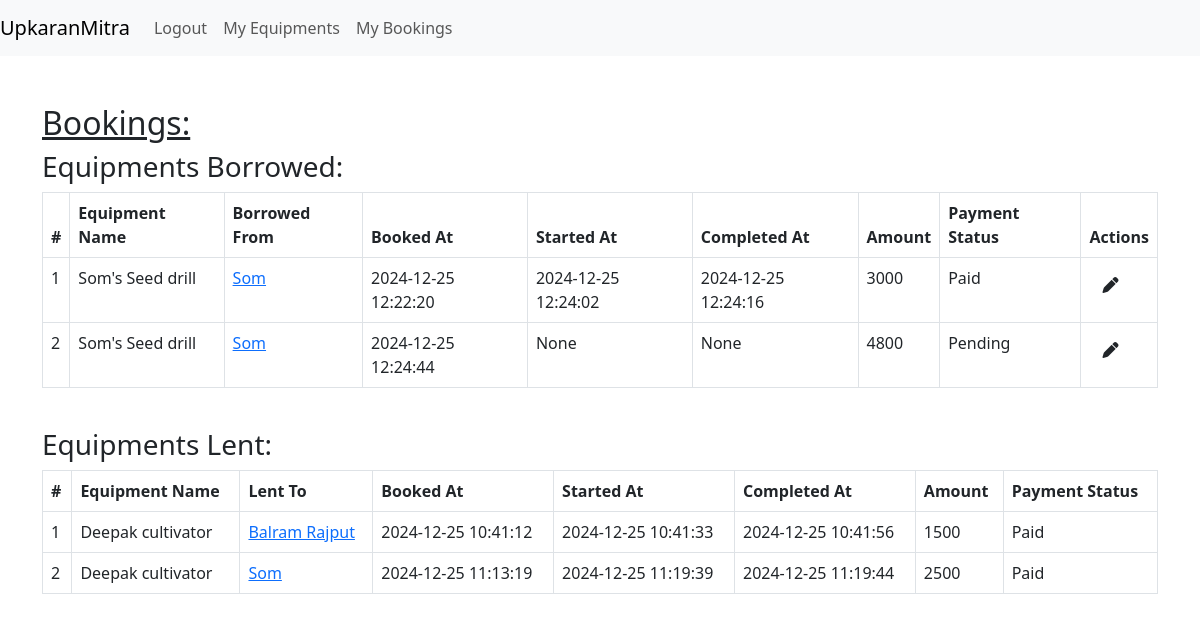
Screenshot of /myBookings (signed in) with the database file from the repository.
### tables this page shows
CREATE TABLE `booking`(
    `id` INTEGER PRIMARY KEY AUTOINCREMENT,
    `user_id` INTEGER NOT NULL,
    `user_equipment_id` INTEGER NOT NULL,
    `booked_at` TEXT,
    `started_at` TEXT,
    `completed_at` TEXT,
    `amount` INTEGER,
    `is_payment_done` INTEGER NOT NULL CHECK (`is_payment_done` IN (0,1)),
    FOREIGN KEY (`user_id`) REFERENCES `user`(`id`)
    FOREIGN KEY (`user_equipment_id`) REFERENCES `user_equipments`(`id`)
);

CREATE TABLE `user_equipments`(
    `id` INTEGER PRIMARY KEY AUTOINCREMENT,
    `user_id` INTEGER NOT NULL,
    `name` TEXT,
    `equipment_category_id` INTEGER NOT NULL,
    `used_for` TEXT,
    `image` BLOB,
    `rate` INTEGER,
    `unit` TEXT,
    `specification` TEXT, `is_available` INTEGER NOT NULL CHECK (`is_available` IN (0,1)) DEFAULT 1,
    FOREIGN KEY (`user_id`) REFERENCES `user`(`id`),
    FOREIGN KEY (`equipment_category_id`) REFERENCES `equipment_category`(`id`)
);

CREATE TABLE `user`(
    `id` INTEGER PRIMARY KEY AUTOINCREMENT,
    `name` TEXT,
    `phone_number` TEXT NOT NULL UNIQUE,
    `email` TEXT,
    `password` TEXT NOT NULL,
    `address_id` INTEGER NOT NULL,
    FOREIGN KEY (`address_id`) REFERENCES `address`(`id`)
);

### routes/bookings.py (the view)
@bookings_bp.route('/myBookings', methods=['GET'])
def my_bookings():
    user_id = session['id']
    query = """
    SELECT b.id, b.booked_at, b.started_at, b.completed_at, b.amount, b.is_payment_done,
    ue.name as equipment_name, ue.user_id as borrowed_from_id, u.name as borrowed_from_name
    FROM booking b
    JOIN user_equipments ue ON b.user_equipment_id = ue.id
    JOIN user u ON ue.user_id = u.id
    WHERE b.user_id = ?
    """
    equipments_borrowed = db.execute_select_all_query(query, (user_id,))
    query = """
    SELECT b.id, b.booked_at, b.started_at, b.completed_at, b.amount, b.is_payment_done,
    ue.name as equipment_name, b.user_id as lent_to_id, u.name as lent_to_name
    FROM booking b
    JOIN user_equipments ue ON b.user_equipment_id = ue.id
    JOIN user u ON b.user_id = u.id
    WHERE ue.user_id = ?
    """
    equipments_lent = db.execute_select_all_query(query, (user_id,))
    if equipments_borrowed or equipments_lent:
        return render_template('my_booking.html', equipments_borrowed=equipments_borrowed, equipments_lent=equipments_lent)
    else:
        flash("You don't have any bookings at the moment", "success")
        return render_template('my_booking.html', equipments_borrowed=equipments_borrowed, equipments_lent=equipments_lent)

### database.py (called while the page is built)
    def connect(self):
        try:
            conn = sqlite3.connect(self.db_name)
            return conn
        except sqlite3.Error as e:
            print(f"Failed to connect to the database: {e}")
            return None

    def execute_select_all_query(self, query, params=()):
        conn = self.connect()
        conn.row_factory = sqlite3.Row  # This enables column access by name
        if conn:
            cursor = conn.cursor()
            try:
                cursor.execute(query, params)
                if cursor:
                    rows = cursor.fetchall()
                    records = [dict(row) for row in rows]  # Convert rows to dictionaries
                else:
                    records = []
            except sqlite3.Error as e:
                print(f"Failed to execute Query: {e}")
                records = []
            finally:
                if cursor:
                    cursor.close()
                if conn:
                    conn.close()
        return records

### templates/my_booking.html (shortened to what this page needs)
{% extends "base.html" %}
{% block content %}
<h2><u>Bookings:</u></h2>
<h3>Equipments Borrowed:</h3>
<table class="table table-bordered">
    <thead>
        <tr>
            <th>#</th>
            <th>Equipment Name</th>
            <th>Borrowed From</th>
            <th>Booked At</th>
            <th>Started At</th>
            <th>Completed At</th>
            <th>Amount</th>
            <th>Payment Status</th>
            <th>Actions</th>
        </tr>
    </thead>
    <tbody>
        {% if equipments_borrowed %}
            {% for booking in equipments_borrowed %}
                <tr>
                    <td>{{ loop.index }}</td>
                    <td>{{ booking.equipment_name }}</td>
                    <td>
                        <a href="#" data-borrowed-from-id="{{ booking.borrowed_from_id }}">
                          {{ booking.borrowed_from_name }}
                        </a>
                    </td>
                    <td>{{ booking.booked_at }}</td>
                    <td>{{ booking.started_at }}</td>
                    <td>{{ booking.completed_at }}</td>
                    <td>{{ booking.amount }}</td>
                    <td>{{ 'Paid' if booking.is_payment_done else 'Pending' }}</td>
                    <td>
                        <button class="btn" onclick="openEditModal('{{ booking.id }}', '{{ booking.started_at is not none }}', '{{ booking.completed_at is not none }}')">
                            <i class="fas fa-pen"></i>
                        </button>
                    </td>
                </tr>
            {% endfor %}
        {% else %}
            <tr>
                <td colspan="9" class="text-center">No bookings found</td>
            </tr>
        {% endif %}
    </tbody>
</table>
<br/>
<h3>Equipments Lent:</h3>
<table class="table table-bordered">
    <thead>
        <tr>
            <th>#</th>
            <th>Equipment Name</th>
            <th>Lent To</th>
            <th>Booked At</th>
            <th>Started At</th>
            <th>Completed At</th>
            <th>Amount</th>
            <th>Payment Status</th>
        </tr>
    </thead>
    <tbody>
        {% if equipments_lent %}
            {% for booking in equipments_lent %}
                <tr>
                    <td>{{ loop.index }}</td>
                    <td>{{ booking.equipment_name }}</td>
                    <td>
                        <a href="#" data-lent-to-id="{{ booking.lent_to_id }}">
                          {{ booking.lent_to_name }}
                        </a>
                    </td>
                    <td>{{ booking.booked_at }}</td>
                    <td>{{ booking.started_at }}</td>
                    <td>{{ booking.completed_at }}</td>
                    <td>{{ booking.amount }}</td>
                    <td>{{ 'Paid' if booking.is_payment_done else 'Pending' }}</td>
                </tr>
            {% endfor %}
        {% else %}
            <tr>
                <td colspan="8" class="text-center">No bookings found</td>
            </tr>
        {% endif %}
    </tbody>
</table>
{% endblock %}

### rows the page displays
booking: equipment_name "Som's Seed drill", borrowed_from_name "Som", booked_at "2024-12-25 12:22:20", started_at "2024-12-25 12:24:02", completed_at "2024-12-25 12:24:16", amount "3000", is_payment_done "Paid"
booking: equipment_name "Som's Seed drill", borrowed_from_name "Som", booked_at "2024-12-25 12:24:44", started_at "None", completed_at "None", amount "4800", is_payment_done "Pending"
booking: equipment_name "Deepak cultivator", lent_to_name "Balram Rajput", booked_at "2024-12-25 10:41:12", started_at "2024-12-25 10:41:33", completed_at "2024-12-25 10:41:56", amount "1500", is_payment_done "Paid"
booking: equipment_name "Deepak cultivator", lent_to_name "Som", booked_at "2024-12-25 11:13:19", started_at "2024-12-25 11:19:39", completed_at "2024-12-25 11:19:44", amount "2500", is_payment_done "Paid"
